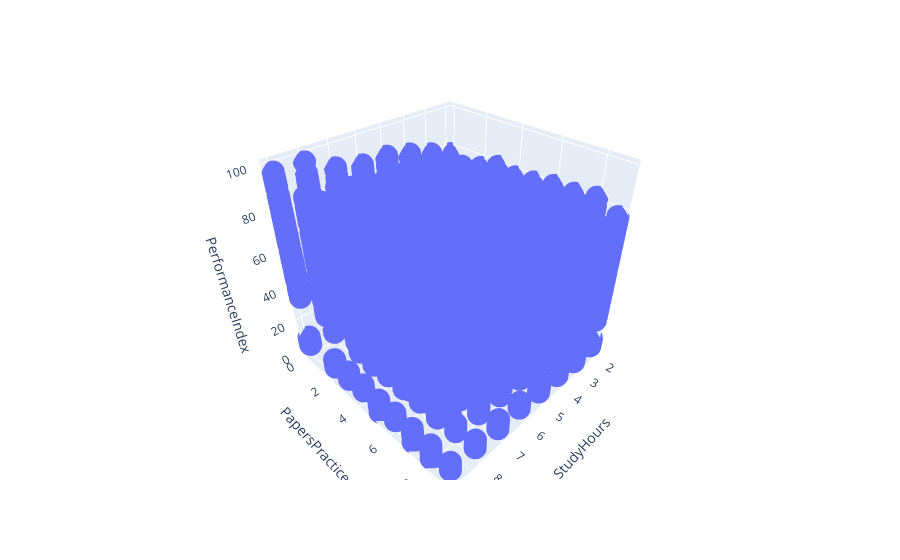

Notebook cell for this chart:
### Code cell
ex.scatter_3d(df,x="StudyHours",y="PapersPracticed",z="PerformanceIndex")

### Figure 1 — Plotly figure (JSON) as saved in the notebook; plotly's stock layout.template omitted (floating-point values rounded to 4 significant figures; data arrays with more than 128 entries replaced by an {"elided": "..."} marker saying what was removed)
{"data": [{"hovertemplate": "StudyHours=%{x}<br>PapersPracticed=%{y}<br>PerformanceIndex=%{z}<extra></extra>", "legendgroup": "", "marker": {"color": "#636efa", "symbol": "circle"}, "mode": "markers", "name": "", "scene": "scene", "showlegend": false, "type": "scatter3d", "x": {"elided": "7745 float values"}, "y": {"elided": "7745 float values"}, "z": {"elided": "7745 float values"}}], "layout": {"legend": {"tracegroupgap": 0}, "margin": {"t": 60}, "scene": {"domain": {"x": [0, 1], "y": [0, 1]}, "xaxis": {"title": {"text": "StudyHours"}}, "yaxis": {"title": {"text": "PapersPracticed"}}, "zaxis": {"title": {"text": "PerformanceIndex"}}}}}
